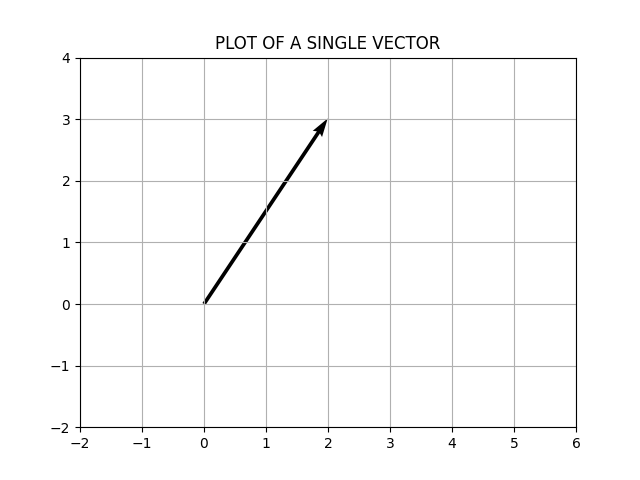

Write the Python code that produced this figure.
import matplotlib.pyplot as plt

x, y, u, v = 0, 0, 2, 3
plt.quiver(x, y, u, v, units='xy', scale=1)
plt.title('PLOT OF A SINGLE VECTOR')
plt.xlim(-2, 6)
plt.ylim(-2, 4)
plt.grid()
plt.show()
